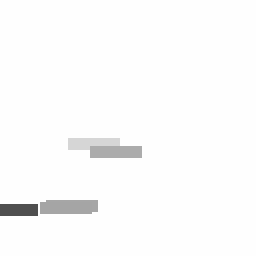
#> input picture pybin/test_images/00000.tif, 128 x 128 px (shown 2 times larger); its folder holds 4 pictures in this run
$ python rolled.py
#> lines starting #> are read from the running program, lines starting #| are printed output that depends on the picture
### pybin/plot_tools.py
# -*- coding: utf-8 -*-
"""
Created on Tue Sep 25 11:36:30 2018

@author: cs17809
"""
import matplotlib.pyplot as plt
import numpy as np

def plot_merge(idx, ims, ids, span):
    centre = len(ids) // 2 - 1 + span % 2
    print('\nWorking on {}'.format(ids[centre]))
    f_ax=-1
    # Prettify subplots (2 rows) if outputting > 6
    if len(ims) + 1 > 6:
        ncols = -(-(len(ims) + 1) // 2)
        nrows = 2
        f, (axes) = plt.subplots(nrows=nrows, ncols=ncols)
        axes=axes.flatten()
        if span % 2 == 0:
            axes[-1].axis('off')
            f_ax = -(2 - span % 2)
    else:
        f, (axes) = plt.subplots(nrows=1, ncols=len(ims) + 1)

    # Plot each of the images used to make the merged image
    for ax, im, im_id in zip(axes[:f_ax], ims, ids):
        ax.imshow(im, cmap='gray')
        ax.set_title(im_id)

    axes[f_ax].imshow(np.nanmean(ims, axis=0), cmap='gray')
    axes[f_ax].set_title('Merged', color='r')
    plt.setp(tuple(axes[f_ax].spines.values()), color='r')

    for ax in axes:
        ax.set_xticks([])
        ax.set_yticks([])
    plt.show()

### pybin/hdf5_tools.py
# -*- coding: utf-8 -*-
"""
Created on Thu Sep 20 13:22:47 2018

@author: cs17809
"""
import numpy as np
import os
import h5py
from shutil import copy2


# [15 lines left out: function mod_paths, not called in this run]


def create_hdf(spath, im_fpaths, data={}, hdf_path='image_data', overwrite=False):
    # All to be 'entry1/time' 'entry1/image_data' or 'time', 'image_data'
    # Don't combine!
    f = h5py.File(spath, 'a' if overwrite else 'w-')

    im_fpaths = np.array([[i.replace('\\', '/').encode('utf-8')] for i in im_fpaths]).astype('|S255')
    try:
        del f[hdf_path]
        for key in data:
            del f[key]
    except:
        pass

    f.create_dataset(hdf_path, data=im_fpaths, maxshape=(None, 1), chunks=(1,1))
    for name, value in zip(['data_filename', 'signal', 'target'],
                           [1, 1, hdf_path.encode('utf-8')]):
        f[hdf_path].attrs.create(name, value, shape=None, dtype=None)

    for key in data:
        f.create_dataset(key, data=data[key])
        f[key].attrs.create('target', key.encode('utf-8'), shape=None, dtype=None)

    f.close()

def hdf_create_mod(hdf_fpath, save_path, im_paths, hdf_groups=None,
                   data={}, overwrite=True):

    if hdf_fpath is not None:
        #print(hdf_fpath, save_path)
        copy2(hdf_fpath, save_path)
        mod_paths(save_path, im_paths, hdf_groups)

    else:
        create_hdf(save_path, im_paths, data, 'images', overwrite=overwrite)

### pybin/rolled.py
# -*- coding: utf-8 -*-
"""
Created on Tue Sep 18 19:05:46 2018

@author: cs17809
"""

import numpy as np
import os
import imageio

from hdf5_tools import hdf_create_mod
from plot_tools import plot_merge


def revolve_replace(im_list, span, stop = 3, load=False, mirror=True):

    # Mirror start data [3, 2, 1, 1, 2, 3]
    start = span//2 - (span+1) % 2
    if mirror:
        stack = im_list[:start][::-1] + im_list[:span - start]
    # Or continue same value  [1, 1, 1, 1, 2, 3]
    else:
        stack = im_list[:1] * start + im_list[:span - start]

    # Load corresponding images if true
    if load:
        stack = [imageio.imread(im_id) for im_id in stack]

    # Iterate and yield values
    i = span-start
    while i < span - start + stop:
        yield stack
        new_stack = np.roll(stack, -1, axis=0)

        if i >= len(im_list) + start + 1 - span % 2:
            return
            yield
        elif i >= len(im_list):
            im_id = im_list[len(im_list) - i - 1] if mirror else im_list[-1]
        else:
            im_id = im_list[i]

        if load:
            new_stack[-1] = imageio.imread(im_id)
        else:
            new_stack[-1] = im_id
        stack = new_stack
        i += 1


class Rolled:

    def __init__(self, im_folder, ext='tif', span=3, mirror=True,
                 hdf_fpath=None, hdf_groups=None):

#> called with im_folder = 'test_images/', ext = 'tif', span = 3, mirror = True
        self.iloc = os.path.realpath(im_folder)
        self.im_names = [im for im in sorted(os.listdir(self.iloc)) if im[-3:] == ext]
        self.im_paths = [os.path.join(self.iloc, i) for i in self.im_names]
        self.num_ims = len(self.im_names) # len(ims)
        self.dtype = imageio.imread(self.im_paths[0]).dtype
        self.span = span
        self.mirror = mirror
        self.hdf_fpath = hdf_fpath
        self.hdf_groups = hdf_groups

        assert span < self.num_ims, 'Span larger than number of images'
        print('{} images...'.format(self.num_ims))


    def stack_create(self, stop):
        stack = revolve_replace(self.im_paths, self.span, stop, True, self.mirror)
        stack_names = revolve_replace(self.im_names, self.span, stop, False, self.mirror)

        return stack, stack_names

    def name_test(self, stop=3):
        """
        Simple test to check  that the correct files are merged.
        """
        stack, stack_names = self.stack_create(stop)
        for idx, (ims, i) in enumerate(zip(stack, stack_names)):
            print(idx, i)


    def roll_test(self, stop=3):

#> called with stop = 3
        stack, stack_names = self.stack_create(stop)
        for idx, (ims, ids) in enumerate(zip(stack, stack_names)):
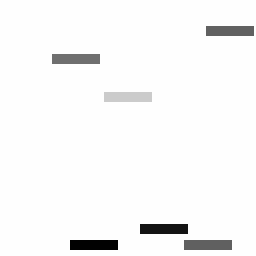
#> input picture pybin/test_images/00001.tif, 128 x 128 px (shown 2 times larger)
            plot_merge(idx, ims, ids, self.span)
#> this loop made 3 passes
#| Working on 00000.tif
#| Working on 00001.tif
#| Working on 00002.tif
#> pass 1, in plot_merge, `plt.show()`:
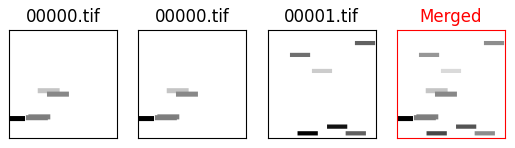
#> figure drawn by matplotlib, 4 panels
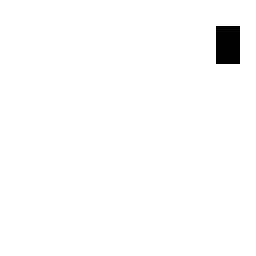
#> input picture pybin/test_images/00002.tif, 128 x 128 px (shown 2 times larger)
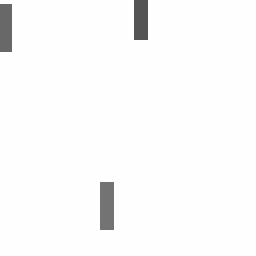
#> input picture pybin/test_images/00003.tif, 128 x 128 px (shown 2 times larger)


    def roll_save(self, save_folder, data={}, hdf=True, overwrite=True):
#> called with save_folder = 'processing/test/', hdf = True, overwrite = True
        save_folder = os.path.abspath(save_folder)
        stack, stack_names = self.stack_create(stop=self.num_ims)
        if not os.path.isdir(save_folder):
            os.makedirs(save_folder)
        save_paths=[]
        for idx, (ims, ids) in enumerate(zip(stack, stack_names)):
            centre = len(ids) // 2 - 1 + self.span % 2
            save_path = os.path.join(save_folder, ids[centre])
            save_paths.append(save_path)
            im_bin = np.nanmean(ims, axis=0).astype(self.dtype)
            print(save_path)
            imageio.imwrite(save_path, im_bin)
#> this loop made 4 passes
#| pybin/processing/test/00000.tif
#| pybin/processing/test/00001.tif
#| pybin/processing/test/00002.tif
#| pybin/processing/test/00003.tif
#> pass 1, in roll_save, `im_bin = np.nanmean(ims, axis=0).astype(self.dtype)`:
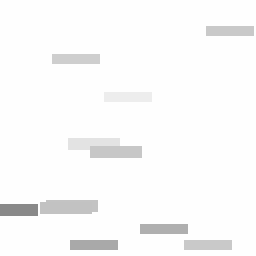
#> im_bin: shape (128, 128) (shown 2 times larger); min 137, max 254, mean 249.3
#> pass 2, in roll_save, `im_bin = np.nanmean(ims, axis=0).astype(self.dtype)`:
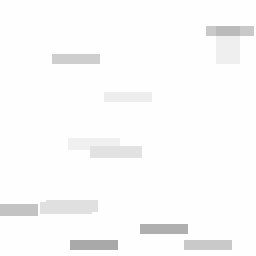
#> im_bin: shape (128, 128) (shown 2 times larger); min 169, max 254, mean 250.2
#> pass 3, in roll_save, `im_bin = np.nanmean(ims, axis=0).astype(self.dtype)`:
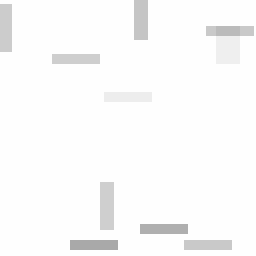
#> im_bin: shape (128, 128) (shown 2 times larger); min 169, max 254, mean 249.9
#> after the loop, save_paths = 4 items

        if hdf:
            p0, p1 = os.path.split(os.path.abspath(save_folder))
#> p1 = 'test'
            #print(p0, p1)
            ext = '.h5' if self.hdf_fpath is None else os.path.splitext(self.hdf_fpath)[-1]
            save_path = os.path.join(p0, '{}{}'.format(p1, ext))
            #print(save_path)
            hdf_create_mod(self.hdf_fpath, save_path, save_paths,
                           self.hdf_groups, data, overwrite)


if __name__ == "__main__":
    iloc = 'test_images/'#'N:/Work Data/ee18836-1/rawdata/77696/'#'W:/ee18836-1/rawdata/77696/'
    sloc = 'test_merge/'
    #iloc='W:/ee18836-1/rawdata/77695/'
    test = Rolled(iloc, span=3, mirror=True)
    test.roll_test()
    test.roll_save('processing/test/')

    test2 = Rolled('processing/test/', hdf_fpath='processing/test.h5', hdf_groups=['images'], span=5, mirror=True)
#> (the run stopped early here; a loop or call above may not have finished)
